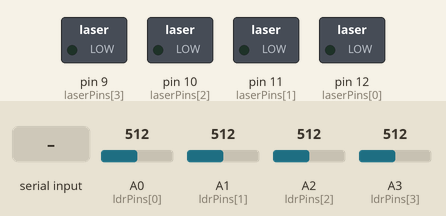
The sketch below on a simulated Arduino Uno, built with avr-gcc and run on an emulated ATmega328P. On the bench: switched loads named in the sketch (green lamp = pin HIGH). The test bench sets the inputs (shaded band); at power-on: A0 (ldrPins[0]) = 512, A1 (ldrPins[1]) = 512, A2 (ldrPins[2]) = 512, A3 (ldrPins[3]) = 512. What the sketch prints to the serial monitor is not drawn.

Above: at 1.2 s.
1.3 s: "LASER\n" received over Serial
At 2.9 s:
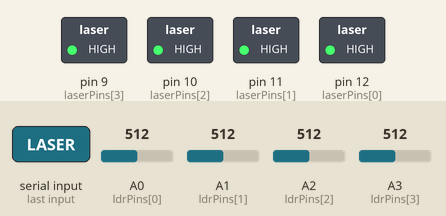
3.3 s: "CAPTURAR\n" received over Serial
6.3 s: "CLASER\n" received over Serial
Timing chart, 0 to 9.3 s (numbered marks = the images above; inputs shaded):
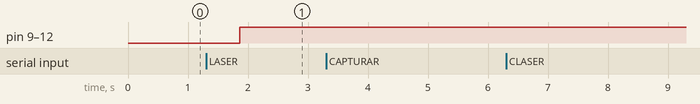

Measured:
- after the input at 1.3 s, pin 9 (laserPins[3]), pin 10 (laserPins[2]), pin 11 (laserPins[1]), pin 12 (laserPins[0]): LOW → HIGH after 0.56 s
- after the input at 3.3 s, every drawn part: stays the same
- after the input at 6.3 s, every drawn part: stays the same

The sketch:

rampa.ino
```cpp
const int numLDRs = 4;
const int ldrPins[numLDRs] = {A0, A1, A2, A3};
const int laserPins[numLDRs] = {12, 11, 10, 9};

unsigned long tempoEscuro[numLDRs];
bool detectado[numLDRs];
int comLaser[numLDRs];
int semLaser[numLDRs];

bool todosDetectados = false;
bool enviado = false;
bool capturarDados = false;

void setup() {
    Serial.begin(9600);

    resetarTudo();

    for (int i = 0; i < numLDRs; ++i) {
        pinMode(laserPins[i], OUTPUT);
    }
}

void loop() {
    lerConfiguracaoSerial();
    lerSensores();
    enviarDados();
}

void lerConfiguracaoSerial() {
    static String entradaSerial = "";

    while (Serial.available() > 0) {
        char c = Serial.read();

        if (c == '\n' || c == '\r') {
            entradaSerial.trim();    // Remove espaços em branco extras

            if (entradaSerial.equalsIgnoreCase("CLASER")) {
                configurarSensoresComLaser();
            } else if (entradaSerial.equalsIgnoreCase("SLASER")) {
                configurarSensoresSemLaser();
            } else if (entradaSerial.equalsIgnoreCase("LASER")) {
                configurarLasers();
            } else if (entradaSerial.equalsIgnoreCase("RESET")) {
                resetarTudo();
            } else if (entradaSerial.equalsIgnoreCase("CAPTURAR")) {
                capturarDados = true;
                resetarDeteccao();
                resetarTempos();
                Serial.println("Iniciando captura de dados...");
            }

            entradaSerial = "";
        } else {
            entradaSerial += c;
        }
    }
}

void resetarTempos() {
    for (int i = 0; i < numLDRs; i++) {
        tempoEscuro[i] = 0;
    }
}

void resetarDeteccao() {
    for (int i = 0; i < numLDRs; i++) {
        detectado[i] = false;
    }
}

void resetarTudo() {
    enviado = false;
    capturarDados = false;
    resetarTempos();
    resetarDeteccao();
}

bool sensorAtivou(int n) {
    int leitura = analogRead(n);
    int v0 = abs(leitura - comLaser[n]);
    int v1 = abs(leitura - semLaser[n]);

    if (v1 < v0) {
        return true;
    } else {
        return false;
    }
}

void lerSensores() {
    if (!capturarDados) {
        return;
    }

    for (int i = 0; i < numLDRs; i++) {
        if (!detectado[i] && sensorAtivou(i)) {
            tempoEscuro[i] = micros();
            detectado[i] = true;
        }
    }
}

void configurarLasers() {
    for (int i = 0; i < numLDRs; ++i) {
        digitalWrite(laserPins[i], LOW);
    }

    delay(500);
    configurarSensoresSemLaser();

    for (int i = 0; i < numLDRs; ++i) {
        digitalWrite(laserPins[i], HIGH);
    }

    delay(500);
    configurarSensoresComLaser();
}

void configurarSensoresSemLaser() {
    for (int i = 0; i < numLDRs; i++) {
        int acc = 0;

        for (int j = 0; j < 10; ++j) {
            int leitura = analogRead(ldrPins[i]);
            acc += leitura;
            delayMicroseconds(1000);
        }

        semLaser[i] = acc / 10;

        Serial.print("sem laser = ");
        Serial.println(semLaser[i]);
    }

    Serial.println("====");
}

void configurarSensoresComLaser() {
    for (int i = 0; i < numLDRs; i++) {
        int acc = 0;

        for (int j = 0; j < 10; ++j) {
            int leitura = analogRead(ldrPins[i]);
            acc += leitura;
            delayMicroseconds(1000);
        }

        comLaser[i] = acc / 10;

        Serial.print("com laser = ");
        Serial.println(comLaser[i]);
    }

    Serial.println("====");
}

void enviarDados() {
    if (enviado) {
        return;
    }

    for (int i = 0; i < numLDRs; ++i) {
        if (!detectado[i]) {
            Serial.println("NODATA");
            return;
        }
    }

    Serial.print("GET ");

    for (int i = 0; i < numLDRs; ++i) {
        if (i > 0) {
            Serial.print(" ");
        }

        Serial.print(tempoEscuro[i]);
    }

    Serial.println();
    enviado = true;
    capturarDados = false;
}
```
